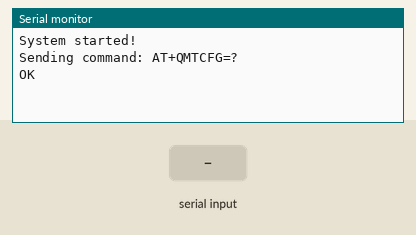
Simulated run of this sketch. Board: ESP32. On the bench: the last lines printed to the serial monitor. The inputs (shaded band) are chosen by the test bench. The modem accepts every AT command (registered, SIM ready, sends succeed) and sends nothing else.

Above: at 2.8 s.
2.9 s: ">" received over the second serial link
At 3.8 s:
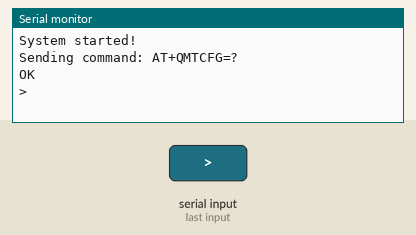
5.9 s: "1" received over the second serial link
At 7.3 s:
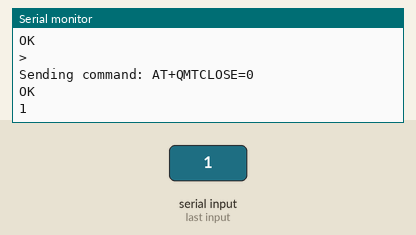

The sketch:

EC800M_4g_mqtt_esp32.ino
```cpp
#include <HardwareSerial.h>

#define simSerial               Serial2
#define MCU_SIM_BAUDRATE        115200
#define MCU_SIM_TX_PIN          17
#define MCU_SIM_RX_PIN          16

void test_send_cmd()
{
    Serial.println("Sending command: AT+QMTCFG=?");
    simSerial.println("AT+QMTCFG=?");
    waitForResponse();
}

void connect_mqtt() {
    Serial.println("Sending command: AT+QMTCLOSE=0");
    simSerial.println("AT+QMTCLOSE=0");
    waitForResponse();

    Serial.println("Sending command: AT+QMTCFG=\"version\",0,4");
    simSerial.println("AT+QMTCFG=\"version\",0,4");
    waitForResponse();

    // Lệnh mở kết nối MQTT
    Serial.println("Sending command: AT+QMTOPEN=0,\"mqtt.fuvitech.vn\",1883");
    simSerial.println("AT+QMTOPEN=0,\"mqtt.fuvitech.vn\",1883");
    waitForResponse();

    // Lệnh kết nối MQTT client
    Serial.println("Sending command: AT+QMTCONN=0,\"uniqueClientID\"");
    simSerial.println("AT+QMTCONN=0,\"uniqueClientID\"");
    waitForResponse();

    // Lệnh đăng ký topic
    Serial.println("Sending command: AT+QMTSUB=0,123,\Anhchamchi\,1");
    simSerial.println("AT+QMTSUB=0,1,\"Anhchamchi\",1");
    waitForResponse();
}

void publish_mqtt() {
    // Gửi lệnh publish MQTT
    // Serial.println("Sending command: AT+QMTPUBEX=0,0,0,0,\Anhsiengnang\,5");
    simSerial.println("AT+QMTPUBEX=0,0,0,0,\"Anhsiengnang\",5");

    // Chờ phản hồi từ module
    unsigned long start_time = millis();
    String response = "";
    unsigned long timeout = 10000; // Thời gian chờ 10 giây

    while (millis() - start_time < timeout) {
        if (simSerial.available()) {
            char c = simSerial.read();
            response += c;
            Serial.write(c); // In từng ký tự phản hồi để debug

            // Kiểm tra nếu nhận được ký tự '>'
            if (c == '>') {
                Serial.println("\nReceived '>', sending message: hello");
                simSerial.println("hello"); // Gửi tin nhắn "hello"
                break; // Thoát khỏi vòng lặp sau khi gửi tin nhắn
            }
        }
    }

    // Serial.println("\nResponse from module:");
    // Serial.println(response); // In toàn bộ phản hồi
}


void waitForResponse() {
    unsigned long start_time = millis();
    String response = "";
    unsigned long timeout = 3000; // Thời gian chờ 10 giây

    while (millis() - start_time < timeout) {
        if (simSerial.available()) {
            char c = simSerial.read();
            response += c;
            Serial.write(c); // In từng ký tự phản hồi để debug
        }
    }

    Serial.println("\nResponse from module:");
    Serial.println(response); // In toàn bộ phản hồi
}

void setup()
{
    Serial.begin(115200);
    delay(1000);
    Serial.println("System started!");
    simSerial.begin(MCU_SIM_BAUDRATE, SERIAL_8N1, MCU_SIM_RX_PIN, MCU_SIM_TX_PIN);
    delay(1000);

    test_send_cmd();
    connect_mqtt();
    publish_mqtt();
}

void loop() {

}
```

Measured:
- after the input at 2.9 s, the serial monitor: prints a new line at once (image 1)
- after the input at 5.9 s, the serial monitor: prints a new line at once (image 2)
